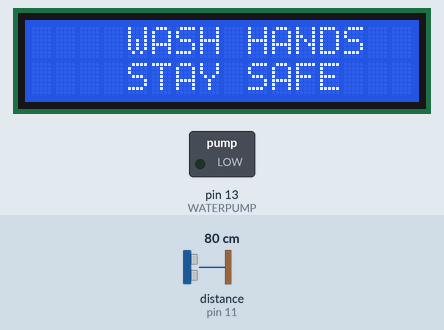
Simulated run of this sketch. Board: Arduino Uno, built with avr-gcc and run on an emulated ATmega328P. Parts: 16×2 character LCD, switched loads named in the sketch (green lamp = pin HIGH). Wiring (inferred from the names in the program): ultrasonic range finder: trigger pin 12; echo pin 11. The inputs (shaded band) are chosen by the test bench; at power-on: distance to the obstacle (sensor on pin 11) 80 cm. The echo pulse lasts 58.3 µs per cm; pins used as bus, display or sensor lines are not drawn.

Above: at 2.1 s.
At 5.2 s:
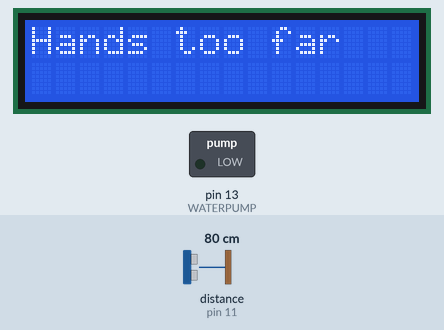
5.3 s: distance to the obstacle (sensor on pin 11) set to 22 cm
At 7.5 s:
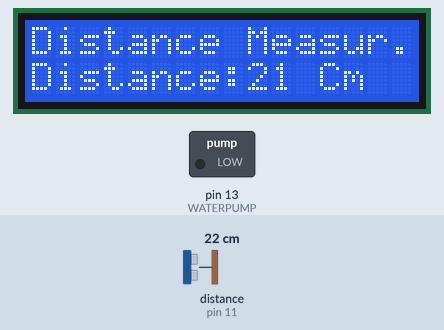
11.6 s: distance to the obstacle (sensor on pin 11) set to 18 cm
At 14.5 s:
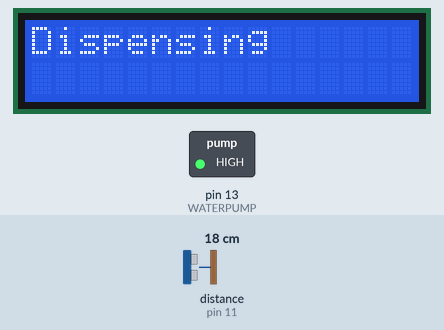
17.6 s: distance to the obstacle (sensor on pin 11) set to 2 cm
At 19.5 s:
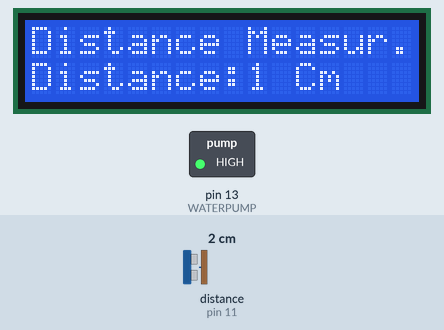
Timing chart, 0 to 21.0 s (numbered marks = the images above; inputs shaded):
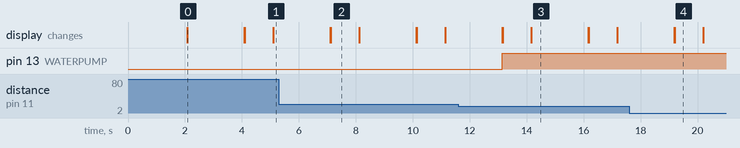

Measured:
- the behaviour switches between 21 and 20 cm on distance to the obstacle (sensor on pin 11) (found by bisection; images 2 and 3)
- after the input at 11.6 s, pin 13 (WATERPUMP): LOW → HIGH after 1.5 s
- what the display in image 0 shows lasts 2.0 s, from 2.1 s to 4.1 s
- what the display in image 2 shows lasts 1.0 s, from 7.1 s to 8.1 s

The sketch:

code.ino
```cpp
# include "LiquidCrystal.h"  //lcd libary


LiquidCrystal lcd(2, 3, 4, 5, 6, 7);   //LCD object Parameters: (rs, enable, d4, d5, d6, d7)
const int trigPin = 12; //trig pin connection
const int echoPin = 11;  //echopin connection
long duration;
int distanceCm;
float liquid;
const int WATERPUMP=13;

void setup() {      // setup perameter
lcd.begin(16,2);
pinMode(13,OUTPUT);
pinMode(trigPin, OUTPUT);
pinMode(echoPin, INPUT);
lcd.setCursor(0,0);
lcd.print("  Distance    ");
lcd.setCursor(0,1);
lcd.print("  Measurement  ");
delay(2000);
lcd.clear();
lcd.setCursor(0,0);
lcd.print("    WASH HANDS   ");
lcd.setCursor(0,1);
lcd.print("    STAY SAFE  ");
delay(2000);
lcd.clear();
}

void loop() {
  if (Serial.available())
  {
    int speed = Serial.parseInt();
    if (speed >= 0 && speed <= 255)
    {
      analogWrite(WATERPUMP, speed);
    }
  }
digitalWrite(trigPin, LOW);
delayMicroseconds(2);
digitalWrite(trigPin, HIGH);
delayMicroseconds(10);
digitalWrite(trigPin, LOW);
duration = pulseIn(echoPin, HIGH);
distanceCm= duration*0.034/2;


if(distanceCm >= 20){
digitalWrite(13, LOW);lcd.setCursor(0,0);
lcd.print("Distance Measur.");
delay(10);
lcd.setCursor(0,1);
lcd.print("Distance:");
lcd.print(distanceCm);
lcd.print(" Cm ");
delay(1000);
lcd.clear();
lcd.print("Hands too far");
delay(2000);
}
else {
digitalWrite(13, HIGH);lcd.setCursor(0,0);
lcd.print("Distance Measur.");
delay(10);
lcd.setCursor(0,1);
lcd.print("Distance:");
lcd.print(distanceCm);
lcd.print(" Cm ");
delay(1000);
lcd.clear();
lcd.print("Dispensing ");
delay(2000);

}


}
```
